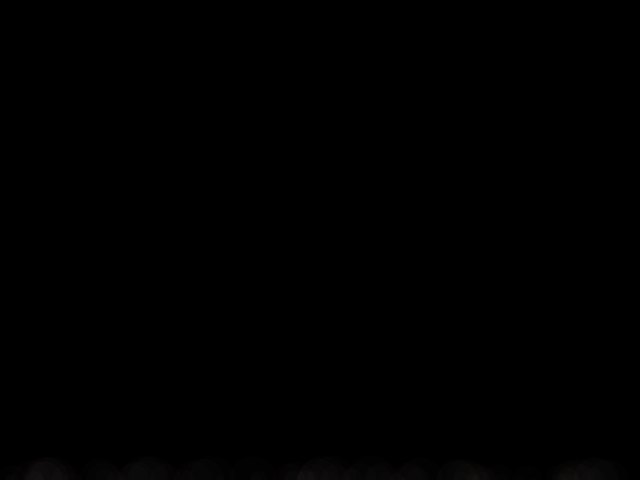
Frame 1 (no input)
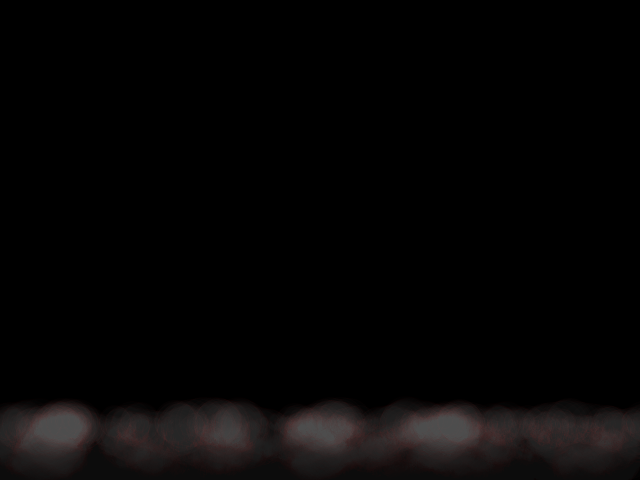
Frame 60 (the mouse pressed at the canvas centre just before this capture)
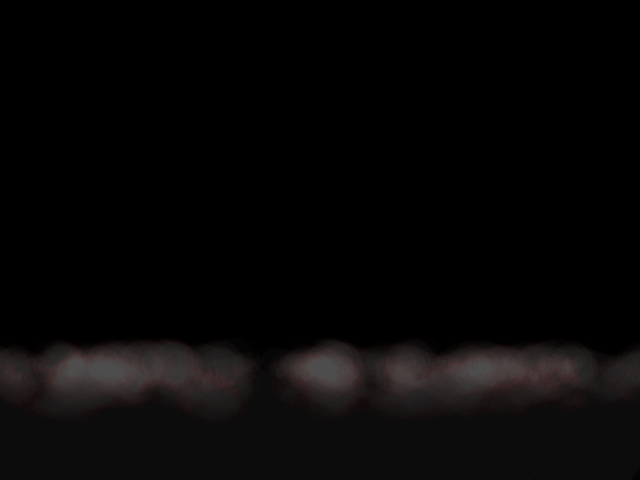
Frame 120 (the mouse held since frame 60 and released just before this capture)

The Processing sketch that drew these frames (run headless with seeded random() and noise(); from frame 60 on, the mouse is pressed at the canvas centre):

// Processing sketch: arreglos_2_3
// ── arreglos_2_3.pde
Bubble[] b = new Bubble[100];

void setup() {
  size(640, 480);
  background(0);
  for (int i = 0; i < b.length; i++) {
    b[i] = new Bubble(random(50)-1);
  }
}

void draw() {
  
  fill(0,10);
  noStroke();
  rect(0,0,width,height);
  for (int i = 0; i < b.length; i++) {
    b[i].display();
    b[i].ascend();
    b[i].top();
  }
}
// ── Bubble.pde
class Bubble {

  float x;
  float y;
  float diameter;
  Bubble(float tempD) {
    x = random(width);
    y = height;
    diameter = tempD;
  }

  void ascend() {
    y--;
    x = x+random(-10, 10);
  }

  void display() {
    //noStroke();
    stroke(255,0,0,3);
    fill(127,5);
    ellipse(x, y, diameter, diameter);
  }

  void top() {
    if (y <= 0) {
      y = width;
    }
  }
}
